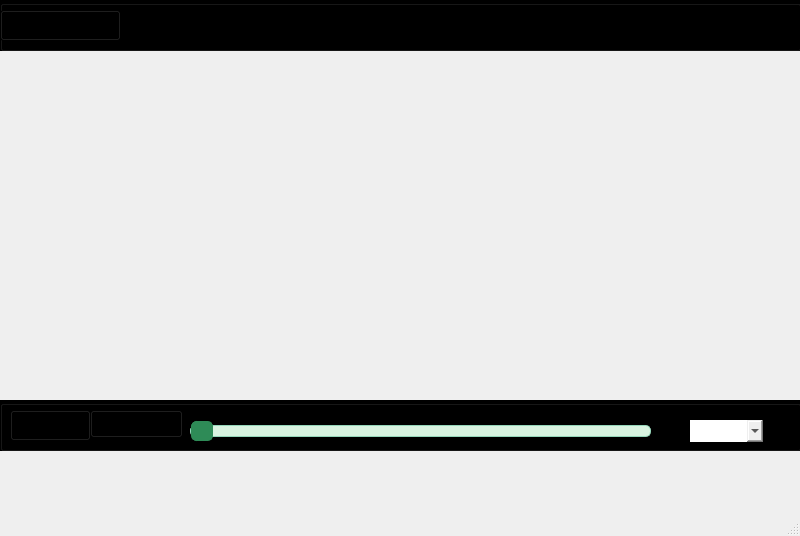
<?xml version="1.0" encoding="UTF-8"?>
<ui version="4.0">
 <class>MainWindow</class>
 <widget class="QMainWindow" name="MainWindow">
  <property name="geometry">
   <rect>
    <x>0</x>
    <y>0</y>
    <width>800</width>
    <height>536</height>
   </rect>
  </property>
  <property name="windowTitle">
   <string>MainWindow</string>
  </property>
  <widget class="QWidget" name="centralwidget">
   <widget class="QGroupBox" name="groupBox_videoBox">
    <property name="geometry">
     <rect>
      <x>10</x>
      <y>60</y>
      <width>781</width>
      <height>291</height>
     </rect>
    </property>
    <property name="styleSheet">
     <string notr="true">QGroupBox{
	border : None;
}</string>
    </property>
    <property name="title">
     <string/>
    </property>
   </widget>
   <widget class="QGroupBox" name="groupBox">
    <property name="geometry">
     <rect>
      <x>0</x>
      <y>0</y>
      <width>801</width>
      <height>51</height>
     </rect>
    </property>
    <property name="styleSheet">
     <string notr="true">QGroupBox{
	background-color : black;
}</string>
    </property>
    <property name="title">
     <string/>
    </property>
    <widget class="QPushButton" name="pushButton_browse">
     <property name="geometry">
      <rect>
       <x>0</x>
       <y>10</y>
       <width>121</width>
       <height>31</height>
      </rect>
     </property>
     <property name="toolTip">
      <string>&lt;html&gt;&lt;head/&gt;&lt;body&gt;&lt;p align=&quot;center&quot;&gt;&lt;span style=&quot; font-size:10pt; font-style:italic;&quot;&gt;Browse Video&lt;/span&gt;&lt;/p&gt;&lt;/body&gt;&lt;/html&gt;</string>
     </property>
     <property name="styleSheet">
      <string notr="true">QPushButton{
	background-color : transparent;
	color : white;
}
</string>
     </property>
     <property name="text">
      <string/>
     </property>
     <property name="icon">
      <iconset resource="resource.qrc">
       <normaloff>:/myrec/browse.png</normaloff>:/myrec/browse.png</iconset>
     </property>
     <property name="iconSize">
      <size>
       <width>30</width>
       <height>30</height>
      </size>
     </property>
    </widget>
   </widget>
   <widget class="QGroupBox" name="groupBox_2">
    <property name="geometry">
     <rect>
      <x>0</x>
      <y>400</y>
      <width>801</width>
      <height>51</height>
     </rect>
    </property>
    <property name="styleSheet">
     <string notr="true">QGroupBox{
	background-color : black;
}</string>
    </property>
    <property name="title">
     <string/>
    </property>
    <widget class="QPushButton" name="pushButton_play">
     <property name="geometry">
      <rect>
       <x>10</x>
       <y>10</y>
       <width>81</width>
       <height>31</height>
      </rect>
     </property>
     <property name="styleSheet">
      <string notr="true">QPushButton{
	background-color : transparent;
color : white;
}</string>
     </property>
     <property name="text">
      <string/>
     </property>
     <property name="icon">
      <iconset resource="resource.qrc">
       <normaloff>:/myrec/play.png</normaloff>:/myrec/play.png</iconset>
     </property>
     <property name="iconSize">
      <size>
       <width>25</width>
       <height>25</height>
      </size>
     </property>
    </widget>
    <widget class="QPushButton" name="pushButton_pause">
     <property name="geometry">
      <rect>
       <x>90</x>
       <y>10</y>
       <width>93</width>
       <height>28</height>
      </rect>
     </property>
     <property name="styleSheet">
      <string notr="true">QPushButton{
	background-color : transparent;
color : white;


}</string>
     </property>
     <property name="text">
      <string/>
     </property>
     <property name="icon">
      <iconset resource="resource.qrc">
       <normaloff>:/myrec/pause.png</normaloff>:/myrec/pause.png</iconset>
     </property>
     <property name="iconSize">
      <size>
       <width>30</width>
       <height>30</height>
      </size>
     </property>
    </widget>
    <widget class="QSlider" name="horizontalSlider">
     <property name="geometry">
      <rect>
       <x>190</x>
       <y>20</y>
       <width>461</width>
       <height>22</height>
      </rect>
     </property>
     <property name="styleSheet">
      <string notr="true">QSlider::groove:horizontal {
    border: 1px solid #94D6B9; /* light green border */
    height: 10px; /* thickness of the groove */
    background: #D8F3E0; /* light green background */
    border-radius: 5px; /* border radius */
}

QSlider::handle:horizontal {
    background: #2E8B57; /* dark green handle color */
    border: 1px solid #2E8B57; /* dark green handle border */
    width: 20px; /* handle width */
    margin: -5px 0; /* handle position */
    border-radius: 5px; /* border radius */
}

QSlider::handle:horizontal:hover {
    background: #228B22; /* dark green handle color on hover */
    border: 1px solid #228B22; /* dark green handle border on hover */
}
</string>
     </property>
     <property name="orientation">
      <enum>Qt::Horizontal</enum>
     </property>
    </widget>
    <widget class="QComboBox" name="comboBox">
     <property name="geometry">
      <rect>
       <x>690</x>
       <y>20</y>
       <width>73</width>
       <height>22</height>
      </rect>
     </property>
     <property name="styleSheet">
      <string notr="true">QComboBox{
	border : none;
	
}</string>
     </property>
    </widget>
   </widget>
   <zorder>groupBox_2</zorder>
   <zorder>groupBox_videoBox</zorder>
   <zorder>groupBox</zorder>
  </widget>
  <widget class="QMenuBar" name="menubar">
   <property name="geometry">
    <rect>
     <x>0</x>
     <y>0</y>
     <width>800</width>
     <height>26</height>
    </rect>
   </property>
  </widget>
  <widget class="QStatusBar" name="statusbar"/>
 </widget>
 <resources>
  <include location="ui_2.qrc"/>
  <include location="resource.qrc"/>
 </resources>
 <connections/>
</ui>
